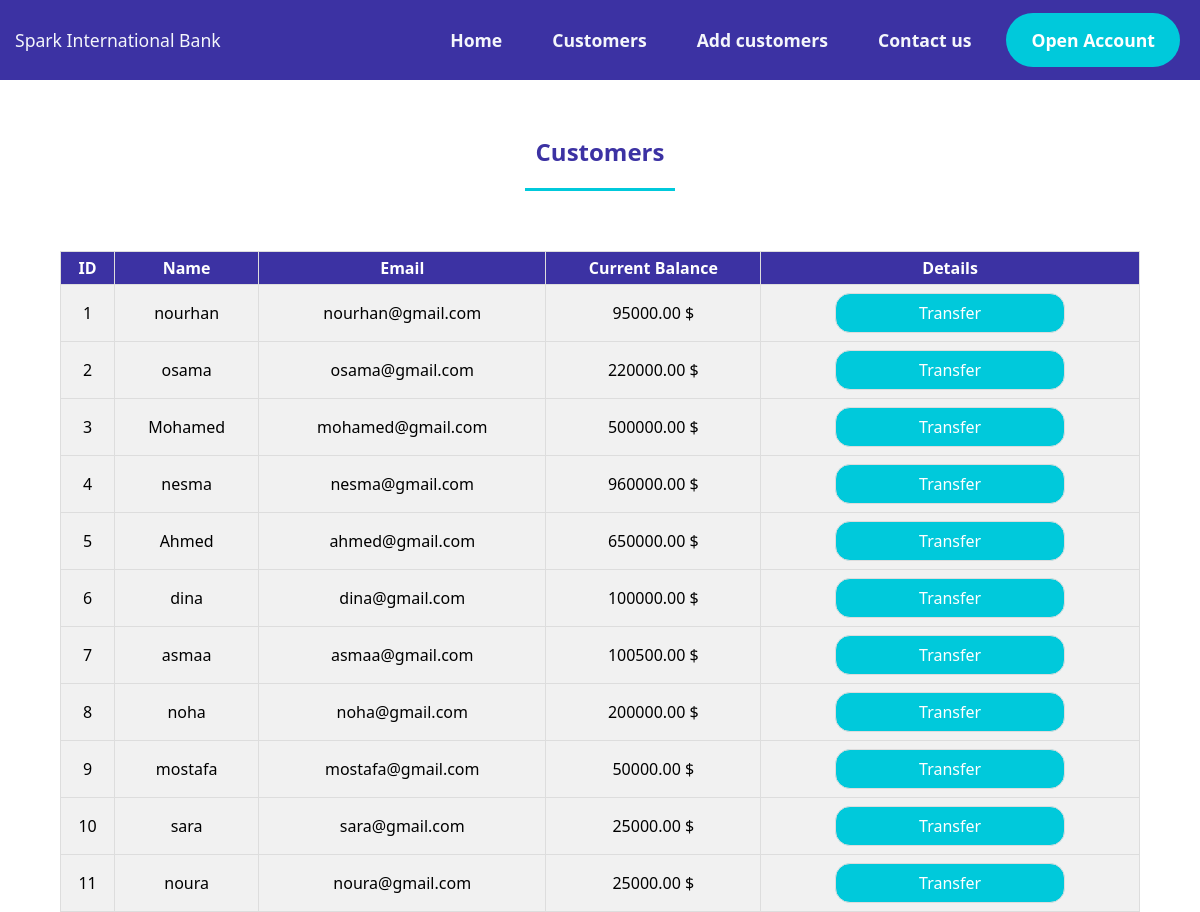
The page /show-customers.php on the database its author committed.
### tables this page shows
CREATE TABLE `customers` (
  `customer_id` int(20) UNSIGNED NOT NULL,
  `name` varchar(64) NOT NULL,
  `email` varchar(100) NOT NULL,
  `current_balance` decimal(10,2) DEFAULT NULL,
  `created_at` timestamp NOT NULL DEFAULT current_timestamp()
);

### config/Connection.php (called while the page is built, shortened)
<?php
class Connection
{
    private $hostName = "localhost";
    private $username = "root";
    private $password = "";
    private $dbName = "banking_system";
    public function __construct()
    {
        $this->con = new \mysqli($this->hostName, $this->username, $this->password, $this->dbName);
    }
}

### Database/Customer.php (called while the page is built, shortened)
<?php
include_once 'config/Connection.php';
class Customer extends Connection
{
    public function getAllCustomers(): mysqli_result|false
    {
        $query = "SELECT * FROM `customers`";
        $stmt = $this->con->prepare($query);
        $stmt->execute();
        return $stmt->get_result();
    }
}

### show-customers.php (the view, shortened to what this page needs)
<?php
include_once __DIR__ . "\Database\Customer.php";
$customerModel = new Customer;
$getCustomers = $customerModel->getAllCustomers();
if ($getCustomers->num_rows >= 1) {
    $customers = $getCustomers->fetch_all(MYSQLI_ASSOC);
} else {
    $error = "<div style='color: red; padding-top :25px ;font-size: 16px;'>No Customers yet</div>";
}
?>
<!DOCTYPE html>
<html lang="en">
<head>
    <link rel="stylesheet" href="css/show.css" type="text/css">
    <link rel="stylesheet" href="css/table.css" type="text/css">
</head>
<body>
    <section id="sec1">
        <section class="container">
            <nav class="navbar">
                <div>
                    <a href="#" class="link">Spark International Bank</a>
                </div>
                <ul>
                    <li class="nav-item"><a href="index.php" class="nav-link"> Home</a></li>
                    <li class="nav-item"><a href="show-customers.php" class="nav-link">Customers</a></li>
                    <li class="nav-item"><a href="Add.php" class="nav-link">Add customers</a></li>
                    <li class="nav-item"><a href="#" class="nav-link">Contact us</a></li>
                    <li class="nav-item"><a href="#" class="nav-link">Open Account</a></li>
                </ul>
            </nav>
        </section>
        <section class="sec-table">
            <h2>Customers</h2>
            <hr>
            <table>
                <thead>
                    <th>ID</th>
                    <th>Name</th>
                    <th>Email</th>
                    <th>Current Balance</th>
                    <th>Details</th>
                </thead>
                <tbody>
                    <?php
                    if (!empty($customers)) {
                        foreach ($customers as $customer) { ?>
                            <tr>
                                <td><?= $customer['customer_id'] ?></td>
                                <td><?= $customer['name'] ?></td>
                                <td><?= $customer['email'] ?></td>
                                <td><?= $customer['current_balance'] ?> $</td>
                                <td><a href="transcation.php?customerid=<?= $customer['customer_id'] ?>">Transfer</a></td>
                            </tr>
                    <?php }
                    } ?>
                </tbody>
            </table>
        </section>
    </section>
</body>
</html>

### css/show.css (style rules this page uses)
* { margin: 0; padding: 0; box-sizing: border-box; outline: none; }
html { font-size: 16px; font-family: Segoe, "Segoe UI", "DejaVu Sans", "Trebuchet MS", Verdana, "sans-serif"; }
#sec1 { height: 100vh; margin-bottom: 50px; }
.container { margin-left: auto; margin-right: auto; }
.navbar { background-color: #3C32A3; display: flex; justify-content: space-between; align-items: center; height: 80px; font-size: 1.1rem; }
.link { color: #f4f6fb; text-decoration: none; padding: 10px 15px; }
.navbar ul { list-style-type: none; display: flex; font-weight: 600; }
.nav-item { margin-right: 20px; }
.nav-link { color: #f4f6fb; text-decoration: none; padding: 10px 15px; }
.nav-item:last-of-type a { background-color: #00c9db; color: #fff; padding: 15px 25px; border-radius: 30px; }

### css/table.css (style rules this page uses)
.sec-table { padding-top: 30px; text-align: center; margin: auto; }
.sec-table h2 { color: #3C32A3; padding-top: 25px; padding-bottom: 20px; text-align: center; margin: auto; }
.sec-table hr { display: block; width: 150px; margin-right: auto; margin-bottom: 3.75rem; margin-left: auto; height: 3px; background-color: #00c9db; border: none; }
table { border-collapse: collapse; width: 90%; background-color: #f1f1f1; margin: auto; }
td { padding: 8px; text-align: center; border: 1px solid #ddd; }
td a { display: block; width: 230px; text-decoration: none; color: #fff; padding: 8px; text-align: center; background-color: #00c9db; border: 1px solid #ddd; border-radius: 15px; margin: auto; }
th { border: 1px solid #ddd; background-color: #3C32A3; color: #fff; padding: 5px; text-align: center; }

### rows shown on the page
customers: customer_id "1", name "nourhan", email "nourhan@gmail.com", current_balance "95000.00"
customers: customer_id "2", name "osama", email "osama@gmail.com", current_balance "220000.00"
customers: customer_id "3", name "Mohamed", email "mohamed@gmail.com", current_balance "500000.00"
customers: customer_id "4", name "nesma", email "nesma@gmail.com", current_balance "960000.00"
customers: customer_id "5", name "Ahmed", email "ahmed@gmail.com", current_balance "650000.00"
customers: customer_id "6", name "dina", email "dina@gmail.com", current_balance "100000.00"
customers: customer_id "7", name "asmaa", email "asmaa@gmail.com", current_balance "100500.00"
customers: customer_id "8", name "noha", email "noha@gmail.com", current_balance "200000.00"
customers: customer_id "9", name "mostafa", email "mostafa@gmail.com", current_balance "50000.00"
customers: customer_id "10", name "sara", email "sara@gmail.com", current_balance "25000.00"
customers: customer_id "11", name "noura", email "noura@gmail.com", current_balance "25000.00"
